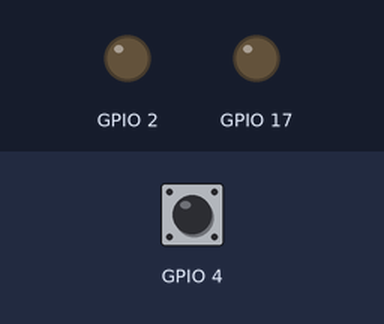
The sketch below on a simulated ESP32. Parts: output pins drawn as LEDs (lit = HIGH). The test bench sets the inputs (shaded band); at power-on: GPIO 4 HIGH. What the sketch prints to the serial monitor is not drawn.

Above: at 1.2 s.
1.3 s: GPIO 4 pulled LOW for 0.15 s
At 1.37 s:
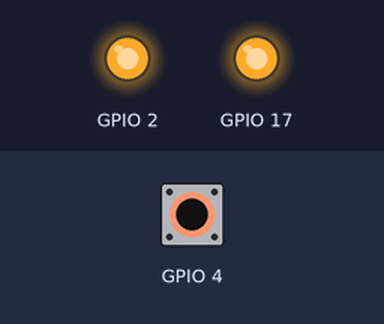
2.9 s: GPIO 4 pulled LOW for 3.2 s
At 6.8 s:
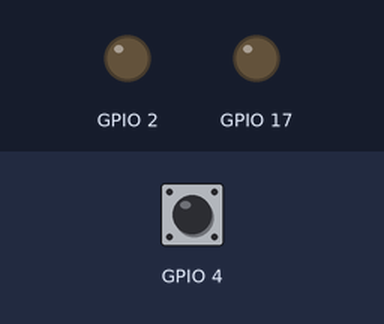
Timing chart, 0 to 8.3 s (numbered marks = the images above; inputs shaded):
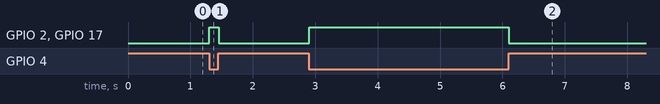

The sketch:

ESP_Relay.ino
```cpp
void setup() {
  // put your setup code here, to run once:
  pinMode(17, OUTPUT);
  pinMode(2, OUTPUT);
  Serial.begin(115200);

}

void loop() {
  // put your main code here, to run repeatedly:
  if(touchRead(T0) < 50){
    digitalWrite(17, HIGH);
    digitalWrite(2, HIGH);
    Serial.println("Activated!");
  }
  else{
    digitalWrite(17, LOW);
    digitalWrite(2, LOW);
  }
  Serial.println(touchRead(T0));

}
```

Measured:
- after the input at 1.3 s, GPIO 2, GPIO 17: LOW → HIGH at once, → LOW 0.15 s later
- after the input at 2.9 s, GPIO 2, GPIO 17: LOW → HIGH at once, → LOW 3.2 s later
